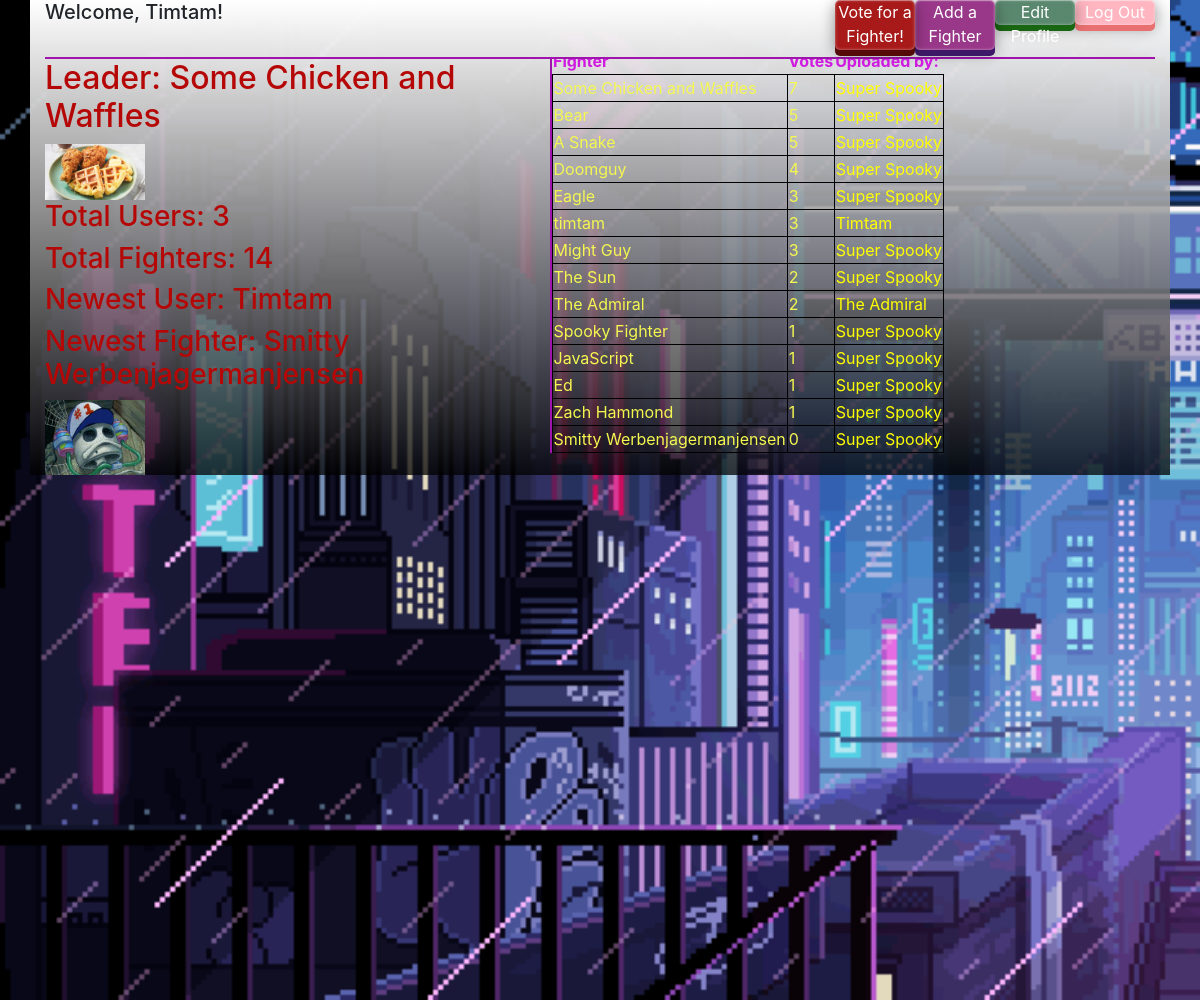
/dashboard (signed in), run on the app's committed database.
### W3app/models.py (models this page shows, shortened)
class User(models.Model):
    name = models.CharField(max_length=255)
    alias = models.CharField(max_length=255)
    email = models.CharField(max_length=255)
    desc = models.TextField()
    picture = models.ImageField(upload_to="Users/pictures/", null=True, blank=True)
    password = models.CharField(max_length=255)
    created_at = models.DateTimeField(auto_now_add=True)
    updated_at = models.DateTimeField(auto_now=True)
    objects= Validator()

class Fighter(models.Model):
    fightername = models.CharField(max_length=255)
    fighterdesc = models.TextField()
    votes = models.IntegerField()
    picture = models.ImageField(upload_to="Fighters/pictures/", null=True, blank=True)
    created_at = models.DateTimeField(auto_now_add=True)
    updated_at = models.DateTimeField(auto_now=True)
    uploaded_by = models.ForeignKey(User, related_name="fighters", on_delete=models.CASCADE)
    objects= Validator()

### W3app/views.py (the view)
# urls.py: path(r'dashboard', views.dashboard),
def dashboard(request):
    if "user_id" not in request.session:
        return redirect ("/")
    else:
        context = {
        "leader" : Fighter.objects.all().order_by("-votes"),
        "last" : Fighter.objects.last(),
        "count" : len(User.objects.all()),
        "user" : User.objects.get(id = request.session['user_id']),
        "newest" : User.objects.last(),
        "totalfighters" : len(Fighter.objects.all()),
        "newestfighter" : Fighter.objects.last()
    }
    return render(request, "dashboard.html", context)

### W3app/templates/dashboard.html (shortened to what this page needs)
<!DOCTYPE html>
<html lang="en">
<head>
    {% load static %}
    <link rel="stylesheet" href="https://stackpath.bootstrapcdn.com/bootstrap/4.4.1/css/bootstrap.min.css">
    <link rel="stylesheet" href="{% static 'css/dashboard.css' %}">
</head>
<body>
<div class = "background">
    <div class="container">
        <div class = "header">
            <a href= "/logout" class="logoutbutton">Log Out</a>
            <a href="/editprofile"class="editprofilebutton">Edit Profile</a>
            <a href= "/addfighter" class ="addfighterbutton">Add a Fighter</a>
            <a href= "/fight" class="fightbutton">Vote for a Fighter!</a>
            <h5>Welcome, {{ user.alias }}!</h5>
        </div>
        <div class= "overallstats">
            <h2>Leader: {{leader.first.fightername}}</h2>
            {% if leader.first.picture %}
            <img src ="{{leader.first.picture.url}}" alt="{{leader.first.fightername}}" width="100px">
            {% endif %}
            <h3>Total Users: {{count}}</h3>
            <h3>Total Fighters: {{totalfighters}}</h3>
            <h3>Newest User: <a style="color:rgb(182, 7, 7);" href="/viewprofile/{{newest.id}}">{{newest.alias}}</a></h3>
            <h3>Newest Fighter: {{newestfighter.fightername}}</h3>
            <img src = "{{last.picture.url}}"alt="{{last.fightername}}" width="100px">
        </div>
        <div id="contain">
            <table id="table_scroll">
                <thead>
                  <tr>
                    <th scope="col">Fighter</th>
                    <th scope="col">Votes</th>
                    <th scope="col">Uploaded by:</th>
                  </tr>
                </thead>
                <tbody>
                  <tr>
                    {% for fighter in leader %}
                    <td>{{fighter.fightername}}</td>
                    <td>{{fighter.votes}}</td>
                    <td><a style="color:yellow;" href="/viewprofile/{{fighter.uploaded_by.id}}">{{fighter.uploaded_by.alias}}</a></td>
                  </tr>
                  {% endfor %}
            </tbody>
        </div>
        </div>
    </div>
</body>
</html>

### W3app/static/css/dashboard.css (style rules this page uses)
.container { background-image: linear-gradient(rgb(255, 255, 255, 1), rgb(0, 0, 0, .75)); }
.logoutbutton { float: right; display: inline-block; height: 25px; width: 80px; background-color: lightpink; text-align: center; color: white; border-radius: 5px; box-shadow: 0px 6px 0px #e97070, 0px 3px 15px rgba(0,0,0,.4), inset 0px 1px 0px rgba(255,255,255,.3), inset 0px 0px 3px rgba(255,255,255,.5); }
.addfighterbutton { float: right; display: inline-block; height: 50px; width: 80px; background-color: rgb(153, 55, 137); text-align: center; color: white; border-radius: 5px; box-shadow: 0px 6px 0px #3d1868, 0px 3px 15px rgba(0,0,0,.4), inset 0px 1px 0px rgba(255,255,255,.3), inset 0px 0px 3px rgba(255,255,255,.5); }
.editprofilebutton { float: right; display: inline-block; height: 25px; width: 80px; background-color: rgb(90, 136, 110); text-align: center; color: white; border-radius: 5px; box-shadow: 0px 6px 0px #196612, 0px 3px 15px rgba(0,0,0,.4), inset 0px 1px 0px rgba(255,255,255,.3), inset 0px 0px 3px rgba(255,255,255,.5); }
.fightbutton { float: right; display: inline-block; height: 50px; width: 80px; background-color: rgb(168, 26, 26); text-align: center; color: white; border-radius: 5px; box-shadow: 0px 6px 0px #550a0a, 0px 3px 15px rgba(0,0,0,.4), inset 0px 1px 0px rgba(255,255,255,.3), inset 0px 0px 3px rgba(255,255,255,.5); }
.overallstats { max-width: 500px; color: rgb(182, 7, 7); vertical-align: top; display: inline-block; }
#table_scroll { width: 100%; display: inline-block; overflow-y: auto; border-left: rgb(159, 20, 172) solid 2px; }
#contain { display: inline-block; max-width: 600px; height: 400px; overflow-y:scroll; }
.header { border-bottom: rgb(159, 20, 172) solid 2px; padding-bottom: 25px; }
th { color: rgb(206, 27, 223); border-bottom: 1px black solid; }
td { color: rgb(244, 247, 80); border: 1px black solid; }

### data on the page
User: alias "Timtam"
Fighter: first.fightername "Some Chicken and Waffles", first.picture (picture), fightername "Some Chicken and Waffles", votes "7", uploaded_by.alias "Super Spooky"
Fighter: fightername "Smitty Werbenjagermanjensen", picture (picture), votes "0", uploaded_by.alias "Super Spooky"
Fighter: fightername "Bear", votes "5", uploaded_by.alias "Super Spooky"
Fighter: fightername "A Snake", votes "5", uploaded_by.alias "Super Spooky"
Fighter: fightername "Doomguy", votes "4", uploaded_by.alias "Super Spooky"
Fighter: fightername "Eagle", votes "3", uploaded_by.alias "Super Spooky"
Fighter: fightername "timtam", votes "3", uploaded_by.alias "Timtam"
Fighter: fightername "Might Guy", votes "3", uploaded_by.alias "Super Spooky"
Fighter: fightername "The Sun", votes "2", uploaded_by.alias "Super Spooky"
Fighter: fightername "The Admiral", votes "2", uploaded_by.alias "The Admiral"
Fighter: fightername "Spooky Fighter", votes "1", uploaded_by.alias "Super Spooky"
Fighter: fightername "JavaScript", votes "1", uploaded_by.alias "Super Spooky"
Fighter: fightername "Ed", votes "1", uploaded_by.alias "Super Spooky"
Fighter: fightername "Zach Hammond", votes "1", uploaded_by.alias "Super Spooky"

### other printed values
{{ count }} "3"
{{ totalfighters }} "14"
